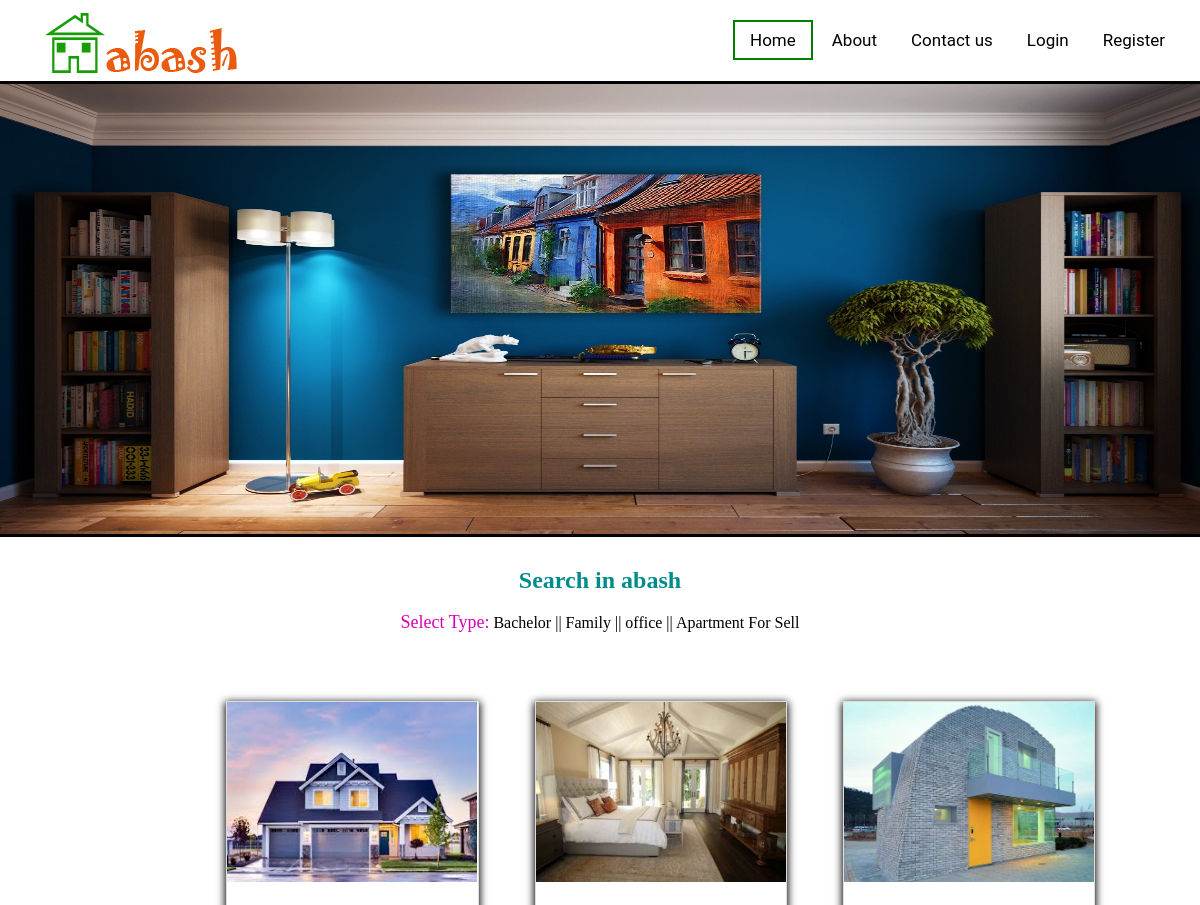
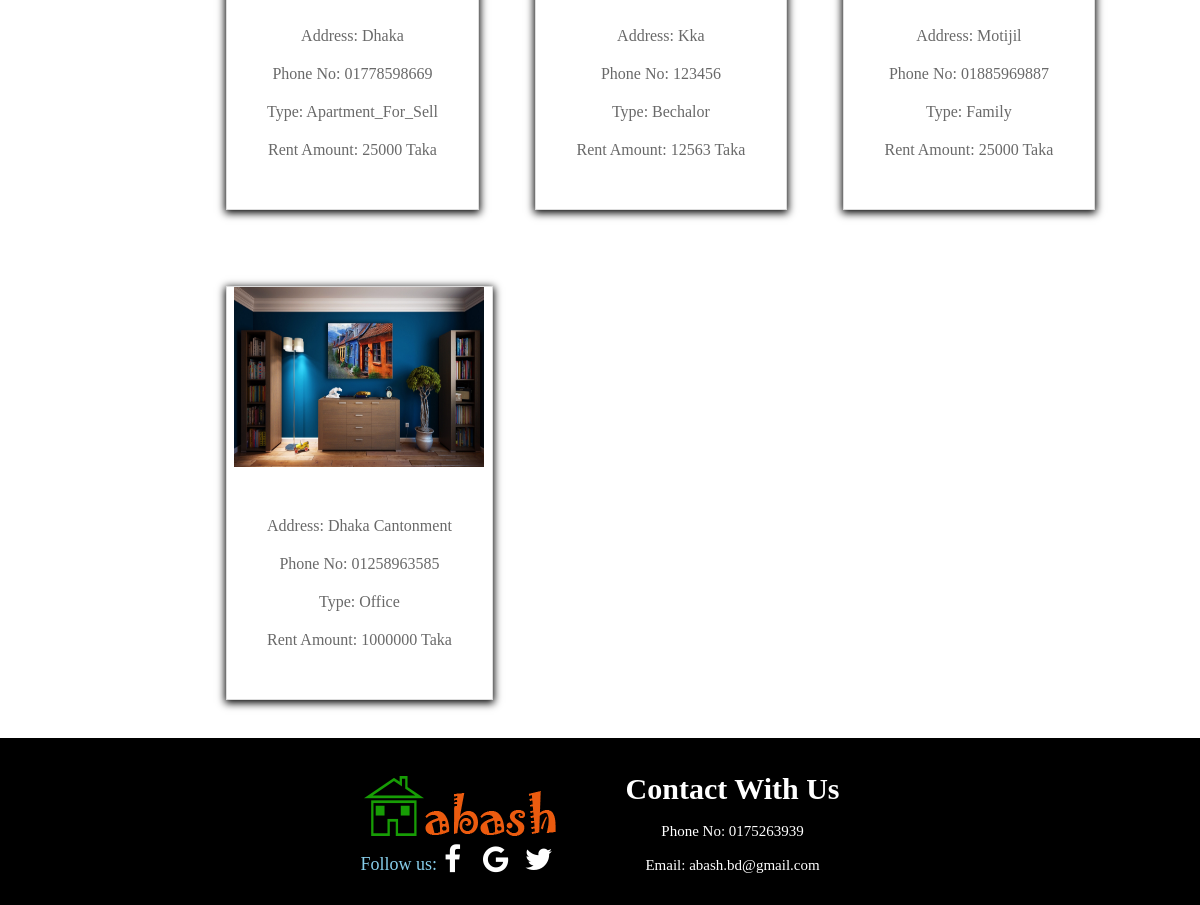
The page / on the database its author committed (2 pictures, top to bottom).
### tables this page shows
CREATE TABLE `post` (
  `un` varchar(50) NOT NULL,
  `name` varchar(150) NOT NULL,
  `email` varchar(200) NOT NULL,
  `address` longtext NOT NULL,
  `rent_price` decimal(10,0) NOT NULL,
  `date_a` date NOT NULL,
  `phone_no` varchar(15) NOT NULL,
  `type` varchar(200) NOT NULL,
  `image` longblob NOT NULL
);

### index.php (the view, shortened to what this page needs)
<?php
$connection = mysqli_connect("localhost", "root", "","ab");
$sql = "SELECT * FROM post";
$result = mysqli_query($connection,$sql);
?>
<html>
<head>
	<link href='css/style.css' rel='stylesheet'>
	<link rel="stylesheet" href="https://cdnjs.cloudflare.com/ajax/libs/font-awesome/4.7.0/css/font-awesome.min.css">
</head>
<body>
	 <div class="logo_menu">
	    <div class="neon">
		    <img src="img/logo.png">
	    </div>
		<ul class="main-nav">
		    <li class="active"><a href="index.php">Home</a></li>
			<li><a href="about.php">About</a></li>
			<li><a href="#contact">Contact us</a></li>
			<li><a href="login.php">Login</a></li>
			<li><a href="register.php">Register</a></li>
		</ul>
	</div>
	       <div class="slider">
				  <img class="mySlides" src="img/2.jpg">
            </div>
	  <div class="search">
	         <h2 style="color:darkcyan">Search in abash</h2></br>
	        <ul>
	           <li>
			   <font face="serif" size="4" color="dark skyblue">Select Type:</font>
			   <a href="bechalor.php" style="text-decoration: none;color: black"><label  name="type1" value="bachelor" title="click here">Bachelor ||</label></a>
			   <a href="family.php" style="text-decoration: none;color: black"><label  name="type" value="family" title="click here">Family ||</label></a>
			  <a href="office.php" style="text-decoration: none;color: black"><label  name="type" value="office" title="click here">office ||</label></a>
			   <a href="apart.php" style="text-decoration: none;color: black"><label name="type" value="Apartment_For_Sell" title="click here">Apartment For Sell</label></a>
			   </li>
			</ul>
	  </div>
		<div class="product_area">
		  <ul>
              <?php
              if ($result->num_rows > 0) {
                    while($row = $result->fetch_assoc()){ ?>
                        <li>
                            <a href="#">
                                <div class="single_product">
                                    <img src=<?= $row['image']; ?>>
                                    <div class="single_product_text">
                                        <p>Address: <?= $row['address']; ?></p>
                                        <p>Phone No: <?= $row['phone_no']; ?></p>
                                        <p>Type: <?= $row['type']; ?></p>
                                        <p>Rent Amount: <?= $row['rent_price']; ?> taka</p>
                                    </div>
                                </div>
                            </a>
                        </li>
                    <?php }
                }
              ?>
		  </ul>
		</div>
</body>
	<footer class="footer">
	<ul>
		<li>
		<div>
			<img src="img/logo.png">
		</div>
		<div>
			<font face="serif" size="4" color="skyblue">Follow us:</font>
			<a href="#" class="call"><i class="fa fa-facebook-f" style="font-size:30px;width:23px;background-color:black;color:white;padding-right: 15px"></i></a>
			<a href="#" class="call"><i class="fa fa-google" style="font-size:30px;background-color:black;color:white;padding-right: 12px"></i></a>
			<a href="#" class="call"><i class="fa fa-twitter" style="font-size:30px;background-color:black;color:white;padding-right: 9px"></i></a>
		</div>
       </li>
	   <li>
		<div class="contact">
			<h1><a name="contact"></a>Contact With Us</h1><br>
			<p>Phone No: 0175263939</p><br>
			<p>Email: abash.bd@gmail.com</p>
		</div>
       </li>
	</ul>
	</footer>
</html>

### css/style.css (style rules this page uses)
* { margin: 0; padding: 0; }
.neon { float: left; margin-left: 40px; list-style: none; margin-right: 15px; }
.main-nav { float: right; list-style: none; margin-top: 25px; margin-right: 15px; }
.main-nav li { display: inline-block; }
.main-nav li a { color: black; text-decoration: none; padding: 8px 15px; font-family: "Roboto", sans-serif; font-size: 17px; }
.main-nav li.active a { border: 2px solid green; }
.slider img { border-top: 3px solid black; border-bottom: 3px solid black; height:450px; width:100%; }
.search { padding:30px; text-align:center; }
.search ul li { display: inline-block; text-align:left; }
.product_area { padding-left:200px; padding-left:200px; }
.product_area ul li { display: inline-block; text-align: center; margin: 38px 26px; box-shadow: 0px 2px 8px 1px #000; }
.product_area ul li a { text-decoration:none; }
.single_product { border:1px solid #ddd; }
.single_product img { width: 250px; height: 180px; }
.single_product p { color: #696969; text-transform: capitalize; font-size: 16px; line-height: 38px; }
.single_product_text { padding:40px; }
.logo_menu { background-color: #fff; padding: 5px 5px; }
.footer { background-color: black; width: 100%; height: auto; text-align:center; }
.footer ul li { display: inline-block; text-align: center; padding:30px; }
.contact { text-align: center; color: white; font-size: 15px; }

### rows shown on the page
post: image (picture), address "Dhaka", phone_no "01778598669", type "Apartment_For_Sell", rent_price "25000"
post: image (picture), address "Kka", phone_no "123456", type "Bechalor", rent_price "12563"
post: image (picture), address "Motijil", phone_no "01885969887", type "Family", rent_price "25000"
post: image (picture), address "Dhaka Cantonment", phone_no "01258963585", type "Office", rent_price "1000000"
